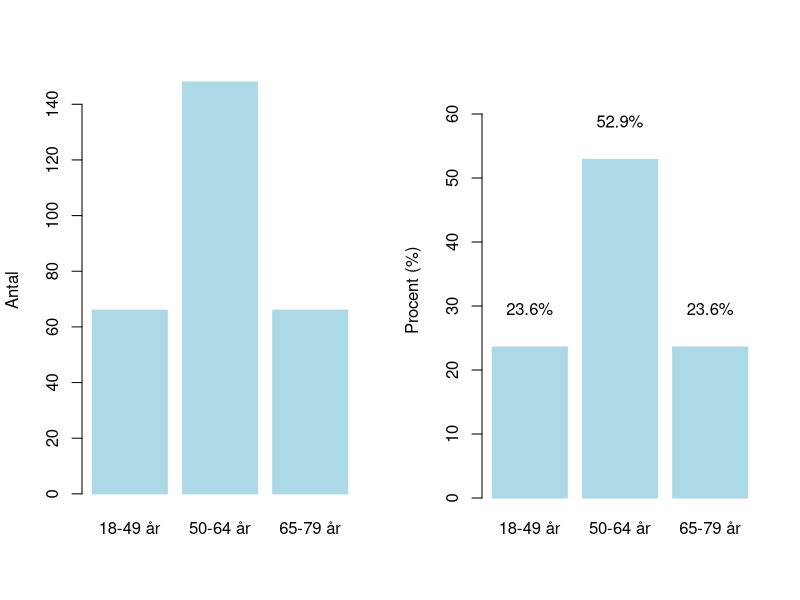
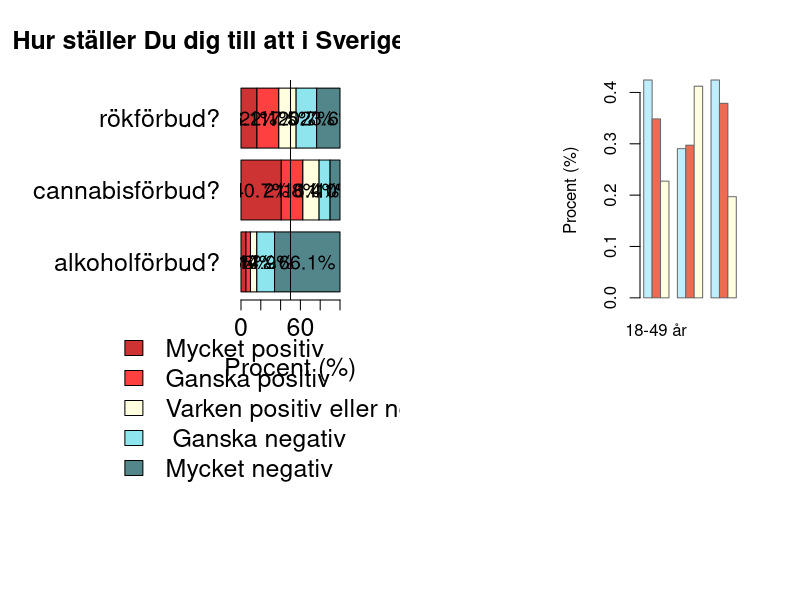
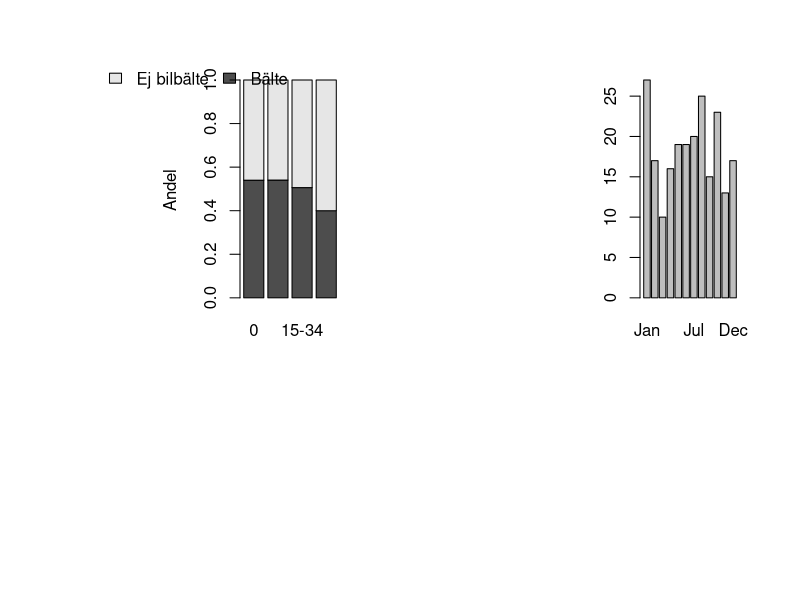

These figures' R source, in order:
## ---- chunk 1
df <- data.frame(education = c("high", "high", "low", "high", "high", "low", "high", "low", "low", "high", "high","high","high", "high", "high", "low", "high", "high", "high", "high", "high", "high", "high", "high", "high", "low", "high", "high", "high", "low", "high", "high",  "low", "high", "high", "high", "low", "low", "high", "low","high", "high", "low", "high", "high", "low", "high", "low", "low", "high", "high", "high", "high", "high", "high", "low", "high", "high", "high", "high", "high", "high", "high", "high", "high", "low", "high", "high", "high", "low", "high","high",  "low", "high", "high", "high", "low", "low", "high","low","low","low","low","low","low","low","low","low","low","low","low","low","low","low","low","low","low","low","low","low","low","low","low","low","low","low","low","low","low","low","low","low","low","low","low","low","low","low","low","low","low","low","low","low","low","low","low","low","low","low","low","low","low","low","low","low","low","low","low","low","high", "high", "low", "high", "high", "low", "high", "low", "low", "high", "high", "high", "high", "high", "high", "low", "high", "high", "high", "high", "high", "high", "high", "high", "high", "low", "high", "high", "high", "low", "high", "high",  "low", "high", "high", "high", "low", "low", "high", "low","high", "high", "low", "high", "high", "low", "high", "low", "low", "high", "high", "high", "high", "high", "high", "low", "high", "high", "high", "high", "high", "high", "high", "high", "high", "low", "high", "high", "high", "low", "high", "high",  "low", "high", "high", "high", "low", "low", "high", "low","low","low","low","low","low","low","low","low","low","low","low","low","low","low","low","low","low","low","low","low","low","low","low","low","low","low","low","low","low","low","low","low","low","low","low","low","low","low","low","low","low","low","low","low","low","low","low","low","low","low","low","low","low","low","low","low","low","low","low","low"),
age = c(1, 0, 1, 2, 2, 0, 2, 0, 1, 1, 2, 2, 1, 2, 1, 0, 0, 1, 0, 2, 0, 1, 1, 0, 1, 0, 1, 1, 1, 1, 0, 0, 0, 2, 0, 0, 1, 0,1, 2, 1, 1, 0, 0, 1, 2, 1, 1, 1, 1, 1, 1, 1, 1, 1, 2, 2,1, 2, 1, 1, 2, 1, 0, 1, 2, 2, 1, 0, 1, 1, 0, 1, 1, 1, 1, 2, 1, 2, 1, 1, 1, 2, 2, 1, 2, 2, 0, 1, 1, 1, 2, 1, 1, 1, 0, 2, 1,2, 1, 1, 1, 0, 1, 1, 0, 1, 1, 1, 2, 2, 1, 1, 0, 0, 1, 1, 2, 2, 1, 1, 2, 0, 0, 2, 0, 2, 1, 1, 1, 1, 1, 0, 1, 2, 1, 1, 1, 0, 2, 1, 1, 1, 1, 1, 1, 0, 0, 0, 1, 1, 0, 1, 1, 0,0, 0, 1, 2, 0, 0, 1, 1, 1, 2, 0, 1, 1, 2, 1, 1,1, 1, 1, 1, 1, 1, 0, 1, 2, 2, 1, 1, 2, 0, 0, 0, 1, 1, 1, 2, 1, 1, 0, 2, 0, 1, 2, 2, 0, 1, 1, 1, 0, 2, 1, 0, 1, 0, 0, 0, 1,1, 1, 2, 1, 1, 0, 2, 1, 0, 2, 1, 2, 2, 0, 1, 1,2, 0, 1, 2, 1, 2, 1, 1, 0, 2, 1, 1, 2, 2, 2, 1, 2, 1, 1, 0, 0, 1, 1, 2, 1, 2, 1, 1, 1, 1, 2, 1, 0, 1, 2, 1, 0, 1, 2, 2, 1,0, 0, 1, 0, 0, 2, 2, 1, 1, 1, 1), 
smoker = c(0, 0, 1, 0, 0, 0, 0, 0, 1, 0, 1, 0, 0, 0, 0, 0, 0, 0, 0, 1,0, 1, 1, 0, 1, 0, 1, 0, 1, 0, 1, 0, 0, 0, 0, 0, 0, 0, 0, 1,0, 1, 0, 0, 1, 0, 0, 0, 1, 0, 1, 0, 0, 0, 0, 0, 0, 0, 0, 1,0, 1, 1, 0, 1, 0, 1, 0, 1, 0, 1, 0, 0, 0, 0, 0, 0, 0, 0, 1,1,1,0,0,1,1,0,0,1,1,1,1,0,0,1,1,1,1,1,1,1,1,1,1,1,1,1,0,0,0,1,1,1,1,0,0,1,1,1,1,1,0,0,0,1,0,1,0,1,1,0,0,0,1,1,1,1,0,0,1, 0, 0, 1, 0, 0, 0, 0, 0, 1, 0, 1, 0, 0, 0, 0, 0, 0, 0, 0, 1, 0, 1, 1, 0, 1, 0, 1, 0, 1, 0, 1, 0, 0, 0, 0, 0, 0, 0, 0, 1,0, 1, 0, 0, 1, 0, 0, 0, 1, 0, 1, 0, 0, 0, 0, 0, 0, 0, 0, 1,0, 1, 1, 0, 1, 0, 1, 0, 1, 0, 1, 0, 0, 0, 0, 0, 0, 0, 0, 1,1,1,0,0,1,1,0,0,1,1,1,1,0,0,1,1,1,1,1,1,1,1,1,1,1,1,1,0,0,0,1,1,1,1,0,0,1,1,1,1,1,0,0,0,1,0,1,0,1,1,0,0,0,1,1,1,1,0,0,1),
sex = c('Kvinna','Kvinna','Kvinna','Man','Man','Kvinna','Kvinna','Kvinna','Kvinna','Kvinna','Kvinna','Kvinna','Man','Man','Man','Kvinna','Man','Kvinna','Kvinna','Man','Kvinna','Man','Man','Kvinna','Kvinna','Kvinna','Man','Man','Kvinna','Man','Man','Kvinna','Kvinna','Kvinna','Kvinna','Kvinna','Man','Man','Man','Man','Kvinna','Kvinna','Kvinna','Man','Man','Kvinna','Man','Man','Kvinna','Man','Man','Man','Man','Man','Kvinna','Kvinna','Man','Man','Man','Man','Man','Kvinna','Kvinna','Kvinna','Man','Kvinna','Man','Man','Kvinna','Man','Kvinna','Kvinna','Man','Kvinna','Man','Kvinna','Man','Kvinna','Kvinna','Kvinna','Kvinna','Kvinna','Kvinna','Kvinna','Kvinna','Kvinna','Kvinna','Man','Man','Kvinna','Man','Man','Man','Man','Man','Kvinna','Man','Man','Man','Kvinna','Kvinna','Kvinna','Man','Kvinna','Man','Kvinna','Man','Man','Kvinna','Kvinna','Kvinna','Kvinna','Man','Kvinna','Kvinna','Kvinna','Kvinna','Man','Man','Kvinna','Man','Man','Kvinna','Man','Man','Kvinna','Kvinna','Kvinna','Kvinna','Kvinna','Kvinna','Man','Man','Man','Man','Man','Man','Man','Kvinna','Kvinna','Man','Kvinna','Kvinna','Man','Kvinna','Kvinna','Kvinna','Man','Kvinna','Man','Man','Man','Kvinna','Man','Kvinna','Man','Man','Man','Man','Man','Kvinna','Man','Man','Man','Man','Kvinna','Kvinna','Man','Kvinna','Kvinna','Kvinna','Kvinna','Kvinna','Kvinna','Man','Kvinna','Kvinna','Kvinna','Kvinna','Kvinna','Man','Man','Man','Kvinna','Kvinna','Man','Kvinna','Kvinna','Man','Kvinna','Man','Kvinna','Man','Man','Kvinna','Man','Kvinna','Kvinna','Man','Man','Man','Man','Kvinna','Kvinna','Kvinna','Kvinna','Man','Man','Man','Man','Kvinna','Man','Kvinna','Man','Man','Kvinna','Man','Man','Man','Kvinna','Man','Man','Kvinna','Man','Man','Kvinna','Man','Man','Man','Kvinna','Man','Kvinna','Man','Man','Man','Kvinna','Man','Man','Kvinna','Man','Kvinna','Kvinna','Man','Kvinna','Man','Man','Kvinna','Kvinna','Kvinna','Man','Kvinna','Kvinna','Kvinna','Kvinna','Man','Kvinna','Kvinna','Man','Kvinna','Kvinna','Kvinna','Kvinna','Man','Man','Kvinna','Man','Man','Kvinna','Man','Kvinna','Kvinna','Kvinna','Kvinna','Man','Man','Man','Kvinna','Man','Kvinna','Man'),
commercial = c('Nej','Ja','Ja','Ja','Ja','Ja','Ja','Har ej tagit ställning','Ja','Nej','Nej','Ja','Nej','Ja','Ja','Nej','Har ej tagit ställning','Har ej tagit ställning','Nej','Ja','Har ej tagit ställning','Nej','Nej','Ja','Nej','Ja','Ja','Har ej tagit ställning','Ja','Har ej tagit ställning','Nej','Ja','Ja','Har ej tagit ställning','Nej','Har ej tagit ställning','Nej','Har ej tagit ställning','Har ej tagit ställning','Har ej tagit ställning','Ja','Nej','Har ej tagit ställning','Ja','Ja','Nej','Nej','Nej','Har ej tagit ställning','Ja','Har ej tagit ställning','Har ej tagit ställning','Nej','Nej','Ja','Har ej tagit ställning','Ja','Har ej tagit ställning','Har ej tagit ställning','Har ej tagit ställning','Har ej tagit ställning','Har ej tagit ställning','Nej','Nej','Ja','Ja','Har ej tagit ställning','Har ej tagit ställning','Ja','Nej','Nej','Ja','Nej','Har ej tagit ställning','Ja','Nej','Har ej tagit ställning','Nej','Nej','Nej','Har ej tagit ställning','Nej','Ja','Nej','Nej','Ja','Har ej tagit ställning','Har ej tagit ställning','Nej','Ja','Har ej tagit ställning','Ja','Ja','Nej','Nej','Ja','Ja','Ja','Har ej tagit ställning','Ja','Har ej tagit ställning','Nej','Har ej tagit ställning','Nej','Har ej tagit ställning','Ja','Nej','Ja','Har ej tagit ställning','Ja','Ja','Har ej tagit ställning','Har ej tagit ställning','Har ej tagit ställning','Nej','Har ej tagit ställning','Nej','Har ej tagit ställning','Ja','Ja','Nej','Har ej tagit ställning','Har ej tagit ställning','Har ej tagit ställning','Ja','Har ej tagit ställning','Har ej tagit ställning','Ja','Nej','Nej','Har ej tagit ställning','Ja','Ja','Ja','Nej','Ja','Har ej tagit ställning','Har ej tagit ställning','Har ej tagit ställning','Nej','Nej','Nej','Ja','Nej','Ja','Nej','Ja','Har ej tagit ställning','Nej','Nej','Ja','Ja','Nej','Nej','Har ej tagit ställning','Har ej tagit ställning','Ja','Nej','Ja','Har ej tagit ställning','Har ej tagit ställning','Har ej tagit ställning','Har ej tagit ställning','Ja','Nej','Nej','Har ej tagit ställning','Nej','Nej','Har ej tagit ställning','Har ej tagit ställning','Ja','Nej','Nej','Har ej tagit ställning','Ja','Ja','Ja','Har ej tagit ställning','Har ej tagit ställning','Nej','Nej','Har ej tagit ställning','Har ej tagit ställning','Har ej tagit ställning','Nej','Har ej tagit ställning','Nej','Ja','Nej','Har ej tagit ställning','Nej','Nej','Ja','Ja','Ja','Nej','Har ej tagit ställning','Ja','Ja','Har ej tagit ställning','Nej','Nej','Ja','Nej','Nej','Har ej tagit ställning','Nej','Ja','Har ej tagit ställning','Ja','Har ej tagit ställning','Ja','Ja','Ja','Nej','Har ej tagit ställning','Har ej tagit ställning','Har ej tagit ställning','Nej','Nej','Har ej tagit ställning','Har ej tagit ställning','Har ej tagit ställning','Nej','Har ej tagit ställning','Nej','Nej','Nej','Har ej tagit ställning','Ja','Nej','Ja','Har ej tagit ställning','Ja','Ja','Ja','Har ej tagit ställning','Ja','Har ej tagit ställning','Nej','Har ej tagit ställning','Har ej tagit ställning','Nej','Har ej tagit ställning','Ja','Har ej tagit ställning','Har ej tagit ställning','Har ej tagit ställning','Nej','Ja','Ja','Ja','Har ej tagit ställning','Har ej tagit ställning','Har ej tagit ställning','Ja','Nej','Har ej tagit ställning','Nej','Nej','Ja','Har ej tagit ställning','Ja','Har ej tagit ställning','Har ej tagit ställning','Ja','Nej','Har ej tagit ställning','Nej','Ja','Nej','Ja','Nej','Ja','Har ej tagit ställning','Ja','Ja','Har ej tagit ställning','Har ej tagit ställning'),
income = c(13941,39664,13168,28809,55952,12495,20185,38094,13822,32932,22205,36625,51575,21508,33509,26322,15392,21626,18837,24299,38921,38951,18360,32974,14131,28463,38232,20072,24300,40883,9090,30565,32935,32589,14408,33223,20177,32574,30640,16255,24056,18365,22039,32859,13595,10514,19490,30075,29849,14371,15076,18983,26641,14967,38646,27197,15314,9058,10275,19248,33629,16039,15302,8363,29178,29565,35454,25673,25116,21695,12594,31860,48489,37977,20106,45531,27277,15418,18315,20529,24322,9509,22487,14443,30287,33711,28788,38495,43640,21820,12945,29219,26099,53993,18370,13513,34515,39675,24622,10069,42460,21113,32073,40741,25925,48530,37672,16809,53412,28576,20974,53895,17485,9382,26977,37076,34885,24809,12793,18749,22223,27462,33319,25212,19846,36005,22765,25484,5710,22545,26475,50017,10044,28683,28379,36793,37007,43140,11389,28621,8074,18887,8729,34029,22957,25761,21928,23366,21629,29325,17545,34121,9780,34344,15565,35821,22192,24715,29730,36446,19315,18764,30303,44705,24113,24773,13433,21116,22444,17098,27646,29356,11167,39386,46786,20476,32806,8196,20299,11016,28822,34008,36611,40839,38823,27474,21803,23579,24328,26289,34776,42902,5958,20928,8996,14684,19391,14105,24321,31704,40910,14725,25166,33578,21071,37265,21827,17284,16401,38311,10416,16634,32329,18411,11388,22741,45799,24504,18190,9708,9590,10068,15552,34781,17205,12180,31054,19803,34321,28206,13392,25659,13679,10817,48137,16057,30680,28931,8746,51031,15530,21598,12816,39388,36873,10815,26335,8332,25860,12491,26264,17914,13240,51238,18080,28812,40576,33316,3978,32843,14942,33416,11274,14775,25466,15959,21031,12042,9518,38184,10007,8226,11975,29364,57382,11814,28760,19193,24117,35747),
alcohol_ban = c(4,5,5,5,5,5,5,3,5,5,5,5,5,4,5,5,4,4,5,5,4,5,5,4,5,4,3,3,3,5,4,4,4,5,5,5,5,5,5,5,5,5,5,5,5,5,4,1,4,5,2,2,5,4,5,5,5,5,5,5,4,5,5,5,5,5,1,2,5,5,5,5,5,5,5,3,5,5,5,4,3,3,5,3,2,5,5,4,5,5,5,5,5,5,5,3,4,4,4,5,5,5,5,5,5,5,5,5,5,5,5,5,5,5,3,4,5,5,5,2,5,5,3,1,5,4,5,2,5,4,3,1,2,2,5,4,5,5,4,3,3,4,5,5,5,5,5,5,5,5,5,5,4,5,5,5,4,5,5,5,5,5,5,5,5,1,1,4,2,5,5,2,5,2,1,5,5,5,5,5,5,4,4,5,5,4,5,5,5,1,4,5,4,5,4,5,5,5,5,1,3,4,4,5,4,5,5,4,5,5,1,2,5,4,5,5,5,5,3,5,1,5,1,5,5,3,4,2,4,4,5,5,5,5,4,3,5,5,4,5,5,1,5,5,5,5,5,5,4,5,5,5,4,4,1,5,4,4,5,5,5,5,5,5,5,5,5,5,5,5,5,5,5,5,5,5,5,5,4,5),
cannabis_ban = c(1,5,3,2,3,3,5,1,2,3,1,1,5,1,2,1,1,3,1,2,3,5,3,1,1,4,3,3,1,1,1,2,1,3,1,4,5,1,1,1,2,3,3,2,1,2,2,1,4,5,5,1,2,1,4,3,2,2,3,2,2,1,3,1,1,2,5,3,2,4,3,2,2,5,4,1,2,3,3,1,1,2,1,1,4,3,5,4,1,5,3,1,5,2,1,4,4,1,2,3,3,1,2,4,4,1,3,2,3,2,1,2,4,3,3,1,3,2,1,1,1,2,2,4,1,1,1,4,1,1,2,3,2,1,3,4,1,1,2,2,1,1,1,2,5,1,4,2,2,2,5,5,3,1,1,1,2,4,1,3,4,1,3,3,4,1,4,1,1,1,2,1,1,1,1,5,5,1,5,3,3,2,4,2,1,1,3,1,1,4,1,1,2,3,1,1,1,4,1,2,4,1,2,1,5,3,2,2,3,1,1,1,2,5,1,3,5,1,4,2,1,1,2,5,1,2,2,2,5,5,1,2,4,1,4,1,1,5,2,4,4,3,1,1,1,1,1,2,2,2,1,1,4,2,1,3,1,2,1,1,3,3,1,1,1,1,1,1,1,2,1,1,2,1,1,1,3,5,5,5),
smoke_ban = c(1,4,5,5,2,4,4,2,2,5,1,5,1,1,1,2,3,5,4,5,2,2,4,5,3,4,2,1,3,5,2,4,5,5,5,4,5,4,4,2,4,3,2,1,2,2,2,4,3,2,2,4,2,1,1,3,3,2,3,5,5,5,2,5,4,3,5,4,2,5,2,3,4,4,5,2,5,3,5,5,2,3,4,2,4,3,4,3,5,4,4,2,4,4,2,3,3,1,3,2,5,4,4,2,2,4,5,4,3,4,4,1,3,3,5,4,5,2,1,3,5,3,5,1,3,4,2,5,5,3,3,2,4,5,5,1,2,4,3,4,4,1,5,1,2,3,3,3,3,2,1,5,1,3,1,5,2,3,2,4,2,3,1,1,2,1,5,2,2,2,1,3,1,4,4,5,1,5,5,3,5,2,3,5,1,4,5,4,3,2,5,2,2,5,3,5,1,1,5,1,5,4,4,2,1,1,5,1,5,4,2,2,4,1,3,2,3,4,5,5,4,4,5,5,2,2,5,2,3,5,5,2,1,1,2,3,5,4,1,1,4,2,1,3,2,4,1,4,2,3,5,5,3,5,3,3,4,5,2,1,3,4,2,1,2,4,5,4,4,1,5,4,1,1,5,2,3,2,5,1))
## ---- chunk 2
# Gör variabel till faktor och ändra ordningen
 df$age_cat <- factor(df$age, levels = c(2, 1, 0))
 levels(df$age_cat)[levels(df$age_cat) == 0] <- "65-79 år"
 levels(df$age_cat)[levels(df$age_cat) == 1] <- "50-64 år"
 levels(df$age_cat)[levels(df$age_cat) == 2] <- "18-49 år"

# Skapa binära variabler för respektive ålderskategori 
 df$age_1849 <- NA
 df$age_1849[df$age == 0] <- 0
 df$age_1849[df$age == 1] <- 0
 df$age_1849[df$age == 2] <- 1

 df$age_5064 <- NA
 df$age_5064[df$age == 0] <- 0
 df$age_5064[df$age == 1] <- 1
 df$age_5064[df$age == 2] <- 0

 df$age_6579 <- NA
 df$age_6579[df$age == 0] <- 1
 df$age_6579[df$age == 1] <- 0
 df$age_6579[df$age == 2] <- 0
## ---- chunk 3
# Skapar frekvenstabell och tabell med andelar
 freq_table_age <- table(df$age_cat)
 freq_table_age
 prop_table_age <- prop.table(freq_table_age)
 prop_table_age
## ---- chunk 4
# Skapar frekvenstabell och tabell med andelar  
# De binära variablerna ger samma resultat
 sum(df$age_1849)
 sum(df$age_5064)
 sum(df$age_6579)
 mean(df$age_1849)
 mean(df$age_5064)
 mean(df$age_6579)
## ---- chunk 5
# Skapa faktorer av de likertskalorna 
 df$smoke_ban_cat <- factor(df$smoke_ban, levels =c(1,2,3,4,5), ordered = TRUE)
 levels(df$smoke_ban_cat) <- c("Mycket positiv", "Ganska positiv", "Varken positiv eller negativ"," Ganska negativ", "Mycket negativ") 
 
 df$cannabis_ban_cat <- factor(df$cannabis_ban, levels =c(1,2,3,4,5), ordered = TRUE)
 levels(df$cannabis_ban_cat ) <- c("Mycket positiv", "Ganska positiv", "Varken positiv eller negativ"," Ganska negativ", "Mycket negativ") 
 
 df$alcohol_ban_cat <- factor(df$alcohol_ban, levels =c(1,2,3,4,5), ordered = TRUE)
 levels(df$alcohol_ban_cat ) <- c("Mycket positiv", "Ganska positiv", "Varken positiv eller negativ"," Ganska negativ", "Mycket negativ")

# Skapa frekvenstabeller för varje likert-skala
 freq_table_alcohol_ban <- table(df$alcohol_ban_cat)
 freq_table_cannabis_ban <- table(df$cannabis_ban_cat)
 freq_table_smoke_ban <- table(df$smoke_ban_cat)
 freq_table_ban <- rbind(freq_table_alcohol_ban,
                         freq_table_cannabis_ban,
                         freq_table_smoke_ban)
 rownames(freq_table_ban) <- c("alkoholförbud?", "cannabisförbud?", "rökförbud?")
 freq_table_ban

# Skapa en tabell innehållande procent för alla likertskalor 
 likert_tabell <- rbind(round(100*prop.table(freq_table_alcohol_ban), 1),
                  round(100*prop.table(freq_table_cannabis_ban), 1),
                  round(100*prop.table(freq_table_smoke_ban), 1) )
 rownames(likert_tabell) <- c("alkoholförbud?", "cannabisförbud?", "rökförbud?")
 likert_tabell
## ---- chunk 6
par(mfrow = c(1,2))
# stapeldiagram baserat på tabellen med frekvenser
barplot(freq_table_age, 
        ylab = "Antal",   
        col = "lightblue",
        border = "lightblue")
# stapeldiagram baserat på tabellen med andelar
percentages_age <- round(100*prop_table_age, 1)
my_bar2 <- barplot(percentages_age, 
                   ylab = "Procent (%)",  
                   col = "lightblue",
                   border = "lightblue",
                   ylim = c(0, 65))
text(x = my_bar2, y = percentages_age + 6, labels = paste(percentages_age, "%",  sep="")) 
## ---- chunk 7
par(mar = c(15,12,4,3))
mybar <- barplot(t(likert_tabell),   # Tabellen måste transponeras för att ge kolumnprocent 
                 main = "Hur ställer Du dig till att i Sverige ha ett totalt...",   # Lämplig titel
                 horiz = TRUE,                                             # Horisontella stapeldiagram
                 col = c("brown3", "brown1", "lightyellow1", "cadetblue2", "cadetblue4"),  # Kategorifärger
                 xlab="Procent (%)",          # Namn på x-axeln
                 las=1,                       # Vänd nämnen för x-axeln
                 cex.names=1.5,               # Storlek på olika texter i figur
                 cex.axis=1.5,
                 cex.lab =1.5,
                 cex.main=1.5)
abline(v=c(50))                         # En vertikal linje vid 50%
legend("bottom", 
       inset = c(0,-0.9),
       c("Mycket positiv", "Ganska positiv", "Varken positiv eller negativ"," Ganska negativ", "Mycket negativ"), 
       fill= c("brown3", "brown1", "lightyellow1", "cadetblue2", "cadetblue4"), 
       horiz=FALSE, 
       cex=1.5, 
       xpd = TRUE,
       bty = "n")

# Skapa koordinater för att rita in procent i kategorierna
# Likert 1
# x-koordinat ges av följande kod
 coord_x_1 <- c(0,cumsum(likert_tabell[1,]))
 coord_x_1 <- coord_x_1[-length(coord_x_1)] + diff(coord_x_1)/2
# y-koordinat ges av följande kod
 coord_y_1 <- mybar[1]
 text(x = coord_x_1, 
      y = coord_y_1, 
      labels = paste(likert_tabell[1,], "%",  sep=""),
      cex = 1.2)   # Procentvärden hämtas från tabellen

# Likert 2 
coord_x_2 <- c(0,cumsum(likert_tabell[2,]))
coord_x_2 <- coord_x_2[-length(coord_x_2)] + diff(coord_x_2)/2
coord_y_2 <- mybar[2]
text(x = coord_x_2, 
     y = coord_y_2, 
     labels = paste(likert_tabell[2,], "%",  sep=""),
     cex = 1.2) 

# Likert 3 
coord_x_3 <- c(0,cumsum(likert_tabell[3,]))
coord_x_3 <- coord_x_3[-length(coord_x_3)] + diff(coord_x_3)/2
coord_y_3 <- mybar[3]
text(x = coord_x_3, 
     y = coord_y_3, 
     labels = paste(likert_tabell[3,], "%",  sep=""),
     cex = 1.2) 
## ---- chunk 8
# Version 1
resultat <- chisq.test(freq_table_age, p = c(0.3, 0.45, 0.25), correct = FALSE)
resultat$statistic
resultat$p.value

# Från resulat-objektet kan vi redovisa de förväntade frekvenserna
resultat$expected
## ---- chunk 9
# Version 2
 Oi <- freq_table_age
 pH0 <- c(0.3, 0.45, 0.25)
 totalsum <- sum(freq_table_age)
 Ei <- totalsum*pH0
 X2obs <- sum( (Oi - Ei)^2/Ei )
 fg <- length(pH0) - 1
 p_value <- 1 - pchisq(X2obs, 2)
 X2obs
 fg
 p_value
## ---- chunk 10
# Version 1
freq_table_age_commercial <- table(df$commercial, df$age_cat) 
prop_table_age_commercial <- prop.table(freq_table_age_commercial, 2)

resultat2 <- chisq.test(freq_table_age_commercial, correct = FALSE)
resultat2$statistic
resultat2$p.value
## ---- chunk 11
barplot(prop_table_age_commercial,  
        ylab = "Procent (%)",  
        col = c("lightblue1","coral2","lightyellow"), 
        border = "dimgrey", 
        beside = TRUE)
## ---- chunk 12
antal_cigaretter <- c(rep(0, 175), rep(0, 149), rep(1, 20), rep(1, 17), rep(2, 42), rep(2, 41), rep(3, 6), rep(3, 9))
bilbalte <-  c(rep(0, 175), rep(1, 149), rep(0, 20), rep(1, 17), rep(0, 42), rep(1, 41), rep(0, 6), rep(1, 9))

## ---- chunk 13
rm(list=ls())
antal_cigaretter <- c(rep(0, 175), rep(0, 149), rep(1, 20), rep(1, 17), rep(2, 42), rep(2, 41), rep(3, 6), rep(3, 9))
antal_cigaretter_cat <- factor(antal_cigaretter, ordered = TRUE)
levels(antal_cigaretter_cat)[levels(antal_cigaretter_cat) == 0] <- "0"
levels(antal_cigaretter_cat)[levels(antal_cigaretter_cat) == 1] <- "1-14"
levels(antal_cigaretter_cat)[levels(antal_cigaretter_cat) == 2] <- "15-34"
levels(antal_cigaretter_cat)[levels(antal_cigaretter_cat) == 3] <- "35-"

bilbalte <-  c(rep(0, 175), rep(1, 149), rep(0, 20), rep(1, 17), rep(0, 42), rep(1, 41), rep(0, 6), rep(1, 9))
bilbalte_cat <- factor(bilbalte)
levels(bilbalte_cat)[levels(bilbalte_cat) == 0] <- "Ja"
levels(bilbalte_cat)[levels(bilbalte_cat) == 1] <- "Nej"

# a)
freq_table <- table(bilbalte_cat, antal_cigaretter_cat)
prop.table_cig_belt <- prop.table(freq_table, 2)
prop.table_cig_belt

# b)
barplot(prop.table_cig_belt,
         ylab = "Andel", 
         legend = c("Bälte", "Ej bilbälte"), 
         args.legend =  c(y = 1.1, horiz = TRUE, bty ='n'))

# c)
chisq.test(freq_table)

# d)
 Oij <- freq_table
 radsummor <- rowSums(freq_table)
 kolumnsummor <- colSums(freq_table)
 totalsumma <- sum(freq_table)
 r <- dim(freq_table)[1]
 k <- dim(freq_table)[2]
 Eij <- matrix(NA, r, k)
 Eij[1,1] <- kolumnsummor[1]*radsummor[1]/totalsumma
 Eij[1,2] <- kolumnsummor[2]*radsummor[1]/totalsumma
 Eij[1,3] <- kolumnsummor[3]*radsummor[1]/totalsumma
 Eij[1,4] <- kolumnsummor[4]*radsummor[1]/totalsumma
 Eij[2,1] <- kolumnsummor[1]*radsummor[2]/totalsumma
 Eij[2,2] <- kolumnsummor[2]*radsummor[2]/totalsumma
 Eij[2,3] <- kolumnsummor[3]*radsummor[2]/totalsumma
 Eij[2,4] <- kolumnsummor[4]*radsummor[2]/totalsumma
 X2obs <- sum( (Oij - Eij)^2/Eij )
 fg <- (r-1)*(k-1)
 p_value <- 1 - pchisq(X2obs, fg)
 X2obs
 p_value

## ---- chunk 14
rm(list=ls())
# Version 1
omkomna2019 <- c(27, 17, 10, 16, 19, 19, 20, 25, 15, 23, 13, 17)
omkomna2018 <- c(13, 16, 22, 17, 31, 32, 44, 29, 21, 25, 36, 38)
omkomna2017 <- c(12, 14, 18, 17, 24, 27, 31, 34, 27, 20, 10, 19)
manad <- c("Jan", "Feb", "Mar", "Apr", "Maj", "Jun", "Jul", "Aug", "Sep", "Okt", "Nov", "Dec")

barplot(omkomna2019, names.arg = manad)
chisq.test(omkomna2019)

O <- omkomna2019
E <- rep(sum(omkomna2019)/12, 12)
X2 <- sum( (O - E)^2/E)
## ---- chunk 15
 rm(list=ls())
 df <- data.frame(treatment = c(rep("splint", 60), rep("splint", 23), rep("surgery", 67),  rep("surgery", 6)), 
                 y = c(rep("succesful", 60), rep("unsucsessful",23), rep("succesful", 67),   rep("unsucsessful",6)))
 freq_table <- table(df$y, df$treatment)
 prop_table <- prop.table(freq_table, 2) 
 phat_splint <- prop_table[1,1]
 phat_surgery <- prop_table[1,2]
 p_kvot <- phat_surgery/phat_splint 
 resultat <- chisq.test(freq_table, correct = FALSE)
 p_kvot
 resultat$p.value
